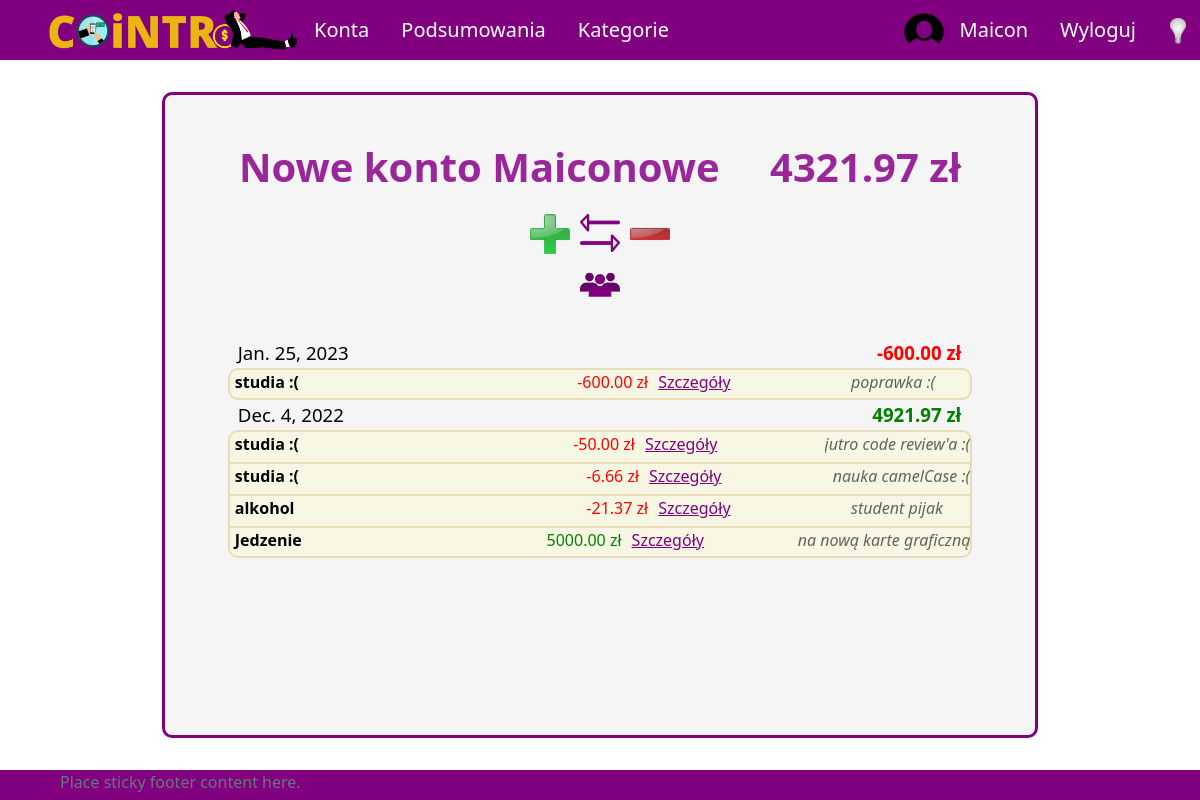
Before: /account/8a6f49f3-76fe-4a6f-bf2f-837ed548b2f6 (signed in) with the older database file.
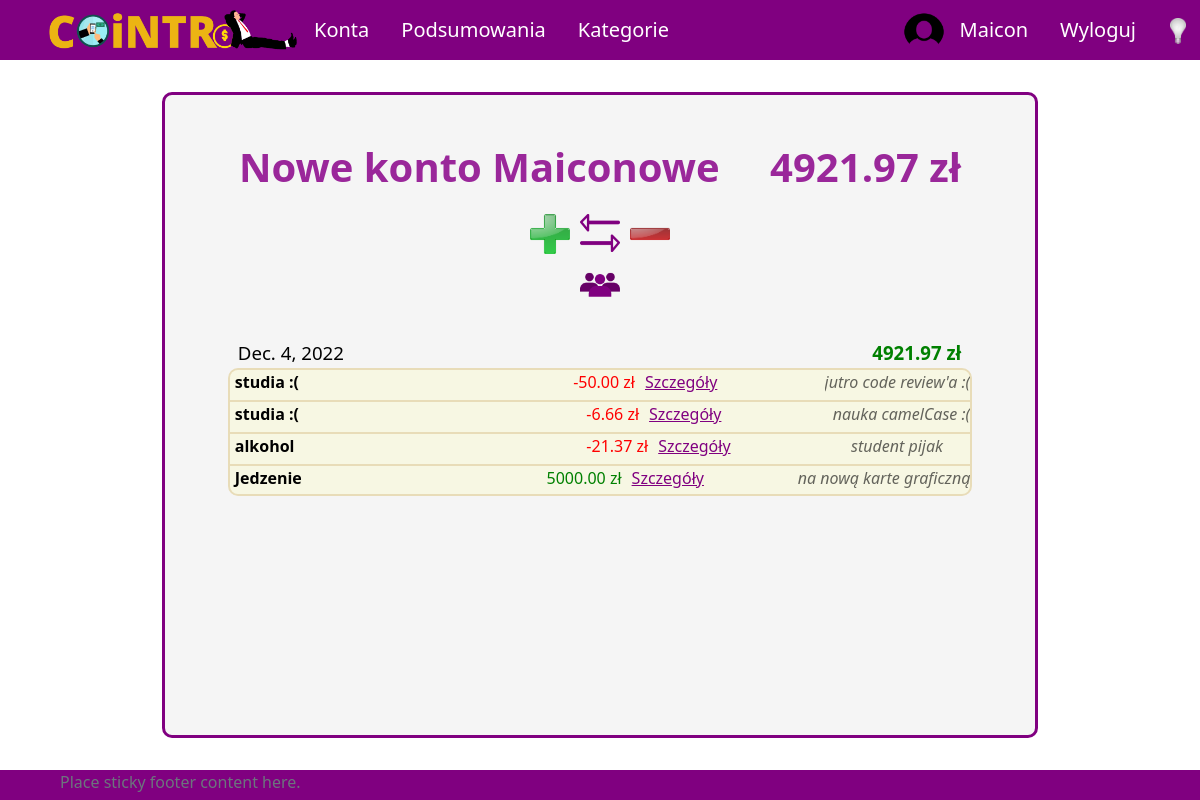
After: the same page with the newer database file.
### aplication/models.py (models this page shows, shortened)
class Transaction(models.Model):
    intervals = {
        'daily': (lambda x: x + timedelta(days=1), 'Codziennie'),
        'weekly': (lambda x: x + timedelta(weeks=1), 'Co tydzień'),
        'biweekly': (lambda x: x + timedelta(weeks=2), 'Co 2 tygodnie'),
        'montly': (lambda x: x + relativedelta(months=+1), 'Co miesiąc')}
    id_account = models.ForeignKey(Account, on_delete=models.CASCADE)
    id_user = models.ForeignKey(Profile, on_delete=models.SET_NULL, null=True) #konto z którego dokonano transakcji zostało usunięte ale transakcja ma pozostać
    id_category = models.ForeignKey(Category, on_delete=models.CASCADE)
    id_subcategory = models.ForeignKey(Subcategory, on_delete=models.SET_NULL, null=True, blank=True)
    currency = models.ForeignKey(Currency, on_delete=models.SET_NULL, null=True)
    repeat = models.CharField(null=True, blank=True, choices=tuple([(k, v[1]) for k, v in intervals.items()]), max_length=50)
    amount = models.DecimalField(max_digits=10, decimal_places=2)
    converted_amount = models.DecimalField(max_digits=10, decimal_places=2)
    transaction_date = models.DateField()
    description = models.CharField(max_length=255, blank=True, null=True)
    id = models.UUIDField(default=uuid.uuid4, unique=True, primary_key=True, editable=False)

class Account(models.Model):
    owner = models.ForeignKey(Profile, null=True, blank=True, on_delete=models.CASCADE)
    name = models.CharField(max_length=30)
    currency = models.ForeignKey(Currency, on_delete=models.SET_NULL, null=True)
    is_shared = models.BooleanField(default=False)
    description = models.CharField(max_length=100, null=True, blank=True)
    id = models.UUIDField(default=uuid.uuid4, unique=True, primary_key=True, editable=False)
    def __str__(self):
        return self.name
    def get_users(self):
        return Profile.objects.filter(id__in=User_Account.objects.filter(id_account=self.id).values_list('id_user'))

### UsersApp/models.py (models this page shows, shortened)
class Currency(models.Model):
    name = models.CharField(max_length=100)
    access_name = models.CharField(max_length=20) #access_name nazwa aby zdobyć kurs walut
    sign = models.CharField(max_length=5) #znak waluty
    id = models.UUIDField(default=uuid.uuid4, unique=True,
                            primary_key=True, editable=False)

class Category(models.Model):
    SCOPE_CHOICES = (
        ("INCOME", "income"),
        ("EXPENSE", "expense"),
    )
    name = models.CharField(max_length=255)
    owner = models.ForeignKey(Profile, null=True, blank=True, on_delete=models.CASCADE)
    scope = models.CharField(max_length=10, choices=SCOPE_CHOICES) #income / expense - do oddzielenia rodzaju transakcji
    id = models.UUIDField(default=uuid.uuid4, unique=True, primary_key=True, editable=False)
    def __str__(self):
        return self.name

### aplication/views/account_views.py (the view)
# urls.py: path('account/<uuid:pk>', showAccount, name='account'),
@login_required(login_url='login')
@permission_required_account('FULL')
def showAccount(request, pk):
    account = Account.objects.get(id=pk)
    updateTransactions(Transaction.objects.filter(id_account=account))
    transactions = Transaction.objects.filter(id_account=account)
    page_number = request.GET.get('page')
    prepared = prepareTransactions(transactions, account.currency, page_number, 50)
    context = {
        'account': account,
        'daily': prepared[0],
        'balance': prepared[1],
        'future': prepared[2],
        'count': prepared[3],
        'page_obj': prepared[4],
        'fullAccess': User_Account.objects.get(Q(id_account=account) & Q(id_user=request.user.profile)).access_level == 'FULL'
    }
    return render(request, 'application/account/account.html', context)

### aplication/services.py (called while the page is built, shortened)
def sumCurrency(all_transactions, currency):
    sum = 0
    today = date.today()
    for tr in all_transactions.filter(~Q(currency=currency)):
        if tr.id_category.scope == 'EXPENSE' and tr.transaction_date < today:
            sum += c.convert(tr.amount, tr.currency.access_name, currency.access_name, date=tr.transaction_date)
        else:
            sum += c.convert(tr.amount, tr.currency.access_name, currency.access_name)
    matchingCurrencySum = all_transactions.filter(Q(currency=currency)).aggregate(Sum('amount'))['amount__sum']
    sum += matchingCurrencySum if matchingCurrencySum is not None else 0
    return round(sum, 2)

def updateTransactions(all_transactions):
    today = date.today()
    repeating = all_transactions.filter(~Q(repeat=None))

### templates/application/account/account.html (shortened to what this page needs)
{% extends 'application/base.html' %}
{%load static%}
{% block content %}
    <div class="title">
        <h1>{{ account }}&emsp;
        {{ balance }} {{ account.currency.sign }}</h1>
    </div>
    <div class="content-pc">
        <p class="buttons">
            <a href="{% url 'add' account.id 'income' %}"><img id="plus-icon" src="{% static 'images/icons/plus.png' %}"/></a>
            <a href="#"><img id="transfer-icon" src="{% static 'images/icons/arrows.png' %}"/></a>
            <a  href="{% url 'add' account.id 'expense' %}"><img id="minus-icon" src="{% static 'images/icons/minus.png' %}"/></a>
        </p>
        <p class="buttons">
            <a class="user-list" href="{% url 'users' account.id %}" title="Lista użytkowników"></a>
        </p>
        <br>
        <table class="table-in-account">
            {% for date, transactions, value in daily %}
                <tr id="date">
                    <td colspan="4">{{ date }}</td>
                    <td id="transaction-amount"{% if value >= 0 %}class='income' {% else %}class='expense' {% endif %}>{{ value }} {{ account.currency.sign }}</td>
                </tr>
                {% for tr in transactions %}
                    <tr class="transaction"
                        style="{% if not forloop.last %} border-bottom:none;{% endif %}
                        {% if forloop.last %} border-bottom-left-radius:10px;border-bottom-right-radius:10px;
                        {% endif %}
                        {% if forloop.first %} border-top-left-radius:10px;border-top-right-radius:10px;
                        {% endif %}">
                        <td id="transaction-category" class="bold">{{ tr.id_category }}
                        </td>
                        {% if tr.converted_amount >= 0 %}
                            <td id="transaction-amount" class="income" style="font-weight:500;">{{ tr.amount }} {{ tr.currency.sign }}</td>
                        {% else %}
                            <td id="transaction-amount" class="expense" style="font-weight:500;">{{ tr.amount }} {{ tr.currency.sign }}</td>
                        {% endif %}
                        <td><a class="purple" href="{% url 'showTransaction' tr.id 0 %}">Szczegóły</a></td>
                        {% if tr.description %}
                            <td id="transaction-description">{{ tr.description }}</td>
                        {% else %}
                            <td id="transaction-description"></td>
                        {% endif %}
                    </tr>
                {% endfor %}
            {% empty %}
            <h3>Wygląda na to, że nie dodałeś jeszcze żadnych transakcji na tym koncie</h3>
            {% endfor %}
        </table>
        <br>
    </div>
{% endblock %}

Changed rows visible on the page:
removed Transaction: daily "Jan. 25, 2023", id_category "studia :(", amount "-600.00", currency.sign "zł", description "poprawka :("
Other visible differences:
{{ balance }}: "4321.97" → "4921.97"
list line gone: "-600.00"
list line gone: "zł"
